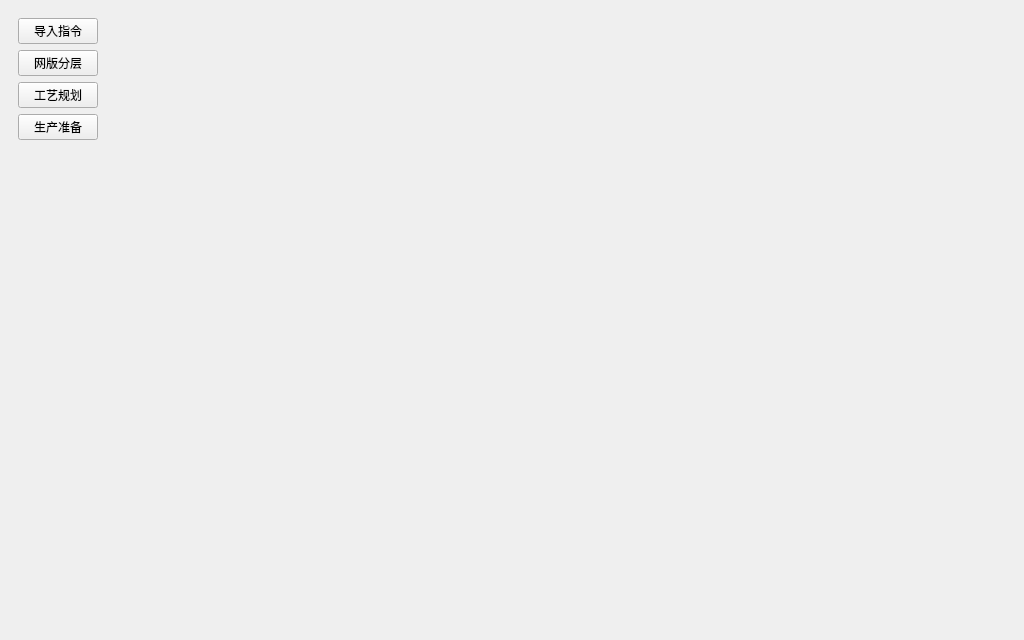
<?xml version="1.0" encoding="UTF-8"?>
<ui version="4.0">
  <class>MainWindow</class>
  <widget class="QMainWindow" name="MainWindow">
    <property name="geometry">
      <rect>
        <x>0</x><y>0</y><width>1024</width><height>640</height>
      </rect>
    </property>
    <property name="windowTitle">
      <string>Versatile Robotics</string>
    </property>
    <widget class="QWidget" name="centralwidget">
      <layout class="QHBoxLayout" name="horizontalLayout">
        <!-- Left Panel -->
        <item>
          <widget class="QWidget" name="leftPanel">
            <property name="minimumWidth"><number>180</number></property>
            <layout class="QVBoxLayout" name="btnLayout">
              <item>
                <widget class="QPushButton" name="btnImport">
                  <property name="text"><string>导入指令</string></property>
                  <property name="checkable"><bool>true</bool></property>
                </widget>
              </item>
              <item>
                <widget class="QPushButton" name="btnLayering">
                  <property name="text"><string>网版分层</string></property>
                  <property name="checkable"><bool>true</bool></property>
                </widget>
              </item>
              <item>
                <widget class="QPushButton" name="btnProcess">
                  <property name="text"><string>工艺规划</string></property>
                  <property name="checkable"><bool>true</bool></property>
                </widget>
              </item>
              <item>
                <widget class="QPushButton" name="btnPreparation">
                  <property name="text"><string>生产准备</string></property>
                  <property name="checkable"><bool>true</bool></property>
                </widget>
              </item>
              <item>
                <spacer name="verticalSpacer">
                  <property name="orientation"><enum>Qt::Vertical</enum></property>
                  <property name="sizeHint" >
                    <size>
                      <width>20</width><height>40</height>
                    </size>
                  </property>
                </spacer>
              </item>
            </layout>
          </widget>
        </item>

        <!-- Right stacked content area -->
        <item>
          <widget class="QStackedWidget" name="stackedRight">
            <!-- Dynamic content -->
          </widget>
        </item>
      </layout>
    </widget>
  </widget>
  <resources/>
  <connections/>
</ui>
